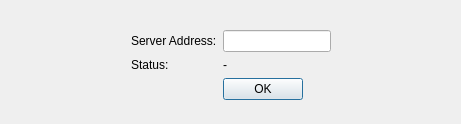
<?xml version="1.0" encoding="UTF-8"?>
<ui version="4.0">
 <class>LoginDialog</class>
 <widget class="QDialog" name="LoginDialog">
  <property name="geometry">
   <rect>
    <x>0</x>
    <y>0</y>
    <width>461</width>
    <height>124</height>
   </rect>
  </property>
  <property name="windowTitle">
   <string>Dialog</string>
  </property>
  <layout class="QGridLayout" name="gridLayout">
   <item row="1" column="3" colspan="2">
    <widget class="QLineEdit" name="address"/>
   </item>
   <item row="2" column="3" colspan="2">
    <widget class="QLabel" name="status">
     <property name="text">
      <string>-</string>
     </property>
    </widget>
   </item>
   <item row="2" column="1" colspan="2">
    <widget class="QLabel" name="label_2">
     <property name="text">
      <string>Status:</string>
     </property>
    </widget>
   </item>
   <item row="1" column="1" colspan="2">
    <widget class="QLabel" name="label">
     <property name="text">
      <string>Server Address:</string>
     </property>
    </widget>
   </item>
   <item row="3" column="3">
    <widget class="QPushButton" name="loginBtn">
     <property name="text">
      <string>OK</string>
     </property>
    </widget>
   </item>
   <item row="3" column="4" colspan="2">
    <spacer name="horizontalSpacer_3">
     <property name="orientation">
      <enum>Qt::Horizontal</enum>
     </property>
     <property name="sizeHint" stdset="0">
      <size>
       <width>40</width>
       <height>20</height>
      </size>
     </property>
    </spacer>
   </item>
   <item row="0" column="0" rowspan="3">
    <spacer name="horizontalSpacer_2">
     <property name="orientation">
      <enum>Qt::Horizontal</enum>
     </property>
     <property name="sizeHint" stdset="0">
      <size>
       <width>40</width>
       <height>20</height>
      </size>
     </property>
    </spacer>
   </item>
   <item row="0" column="5" rowspan="3">
    <spacer name="horizontalSpacer">
     <property name="orientation">
      <enum>Qt::Horizontal</enum>
     </property>
     <property name="sizeHint" stdset="0">
      <size>
       <width>40</width>
       <height>20</height>
      </size>
     </property>
    </spacer>
   </item>
   <item row="0" column="1" colspan="4">
    <spacer name="verticalSpacer_2">
     <property name="orientation">
      <enum>Qt::Vertical</enum>
     </property>
     <property name="sizeHint" stdset="0">
      <size>
       <width>20</width>
       <height>40</height>
      </size>
     </property>
    </spacer>
   </item>
   <item row="4" column="0" colspan="6">
    <spacer name="verticalSpacer">
     <property name="orientation">
      <enum>Qt::Vertical</enum>
     </property>
     <property name="sizeHint" stdset="0">
      <size>
       <width>20</width>
       <height>40</height>
      </size>
     </property>
    </spacer>
   </item>
   <item row="3" column="0" colspan="3">
    <spacer name="horizontalSpacer_4">
     <property name="orientation">
      <enum>Qt::Horizontal</enum>
     </property>
     <property name="sizeHint" stdset="0">
      <size>
       <width>40</width>
       <height>20</height>
      </size>
     </property>
    </spacer>
   </item>
  </layout>
 </widget>
 <resources/>
 <connections/>
</ui>
